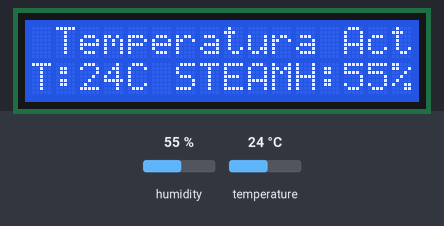
A sketch run on a simulated Arduino Uno, built with avr-gcc and run on an emulated ATmega328P. Shown: 16×2 character LCD. The test bench sets the inputs (shaded band); at power-on: humidity 55 %, temperature 24 °C. What the sketch prints to the serial monitor is not drawn.

Above: at 1.2 s.
1.3 s: humidity set to 22 %
At 2.6 s:
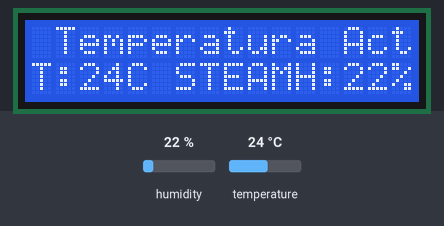
4.1 s: temperature set to 12 °C
At 5.6 s:
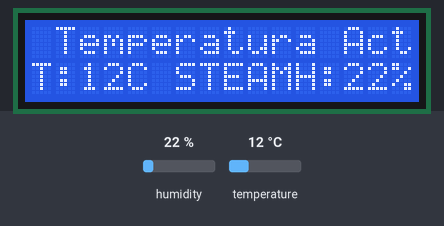
6.9 s: humidity set to 40 %
At 9.1 s:
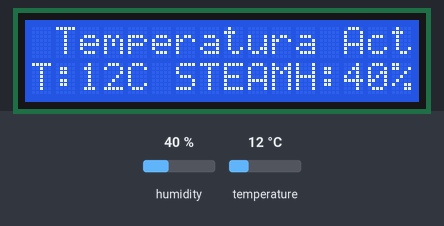
10.0 s: temperature set to 19 °C
At 10.9 s:
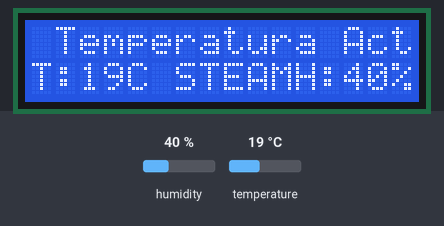
Timing chart, 0 to 13.0 s (numbered marks = the images above; inputs shaded):
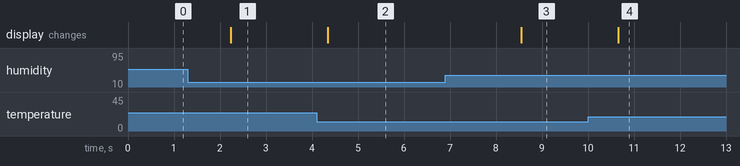

Measured:
- after the input at 1.3 s, the display: changes after 0.93 s (image 1)
- after the input at 4.1 s, the display: changes after 0.24 s (image 2)
- after the input at 6.9 s, the display: changes after 1.6 s (image 3)
- after the input at 10.0 s, the display: changes after 0.65 s (image 4)

The sketch:

dth11_sensor_lcd_i2c.ino
```cpp
// Como se usa el sensor  DHT-11  con Arduino
//   Sensor de Temperatura y Humedad
// Conexión de LCD a Arduino Uno
 //  SDA --> A4
 //  SCL --> A5

//Librerias a utilizar para sensor DHT11
#include <DHT.h>;
//I2C LCD:
#include <LiquidCrystal_I2C.h>
#include <Wire.h>

LiquidCrystal_I2C lcd(0x27,16,2); // configurar la dirección LCD en 0x27 para una pantalla de 16 caracteres y 2 líneas

//Constants
#define DHTPIN 7     // El pin digital que nosotros conectemos
#define DHTTYPE DHT11   // DHT 11
DHT dht(DHTPIN, DHTTYPE); //// Inicializa el sensor DHT

//Variables
//int chk;
int h;  //Almacena el valor de humedad
int t; //Almacena el valor de la temperatura

void setup()
{
    Serial.begin(9600);
    Serial.println("Temperature and Humidity Sensor Test");
    dht.begin();
    lcd.init(); //Inicializar el LCD
    lcd.backlight(); //Abre la retroiluminación
}

void loop()
{
    //Lee los datos y almacenarlos en las variables h (humedad) y t (temperatura)
    // La lectura de temperatura o humedad tarda unos 250 milisegundos!
    h = dht.readHumidity();
    t = dht.readTemperature();

    //Imprime los valores de temperatura y humedad en el monitor serial
    Serial.print("Humedad: ");
    Serial.print(h);
    Serial.print(" %, Temperatura: ");
    Serial.print(t);
    Serial.println(" ° Celsius");

// set the cursor to (0,0):
// print from 0 to 9:

    lcd.setCursor(0, 0);
    lcd.println(" Temperatura Actual ");

    lcd.setCursor(0, 1);
    lcd.print("T:");
    lcd.print(t);
    lcd.print("C");

    lcd.setCursor(6, 1);
    lcd.println("STEAM ");

    lcd.setCursor(11, 1);
    lcd.print("H:");
    lcd.print(h);
    lcd.print("%");

  delay(1000); //Espera 1 segundo
}
```
